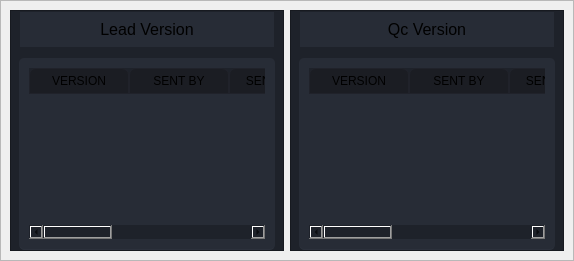
                                    <widget class="QWidget" name="versions_page">
                                     <attribute name="title">
                                      <string>VERSIONS</string>
                                     </attribute>
                                     <layout class="QGridLayout" name="gridLayout_37">
                                      <property name="leftMargin">
                                       <number>0</number>
                                      </property>
                                      <property name="topMargin">
                                       <number>0</number>
                                      </property>
                                      <property name="rightMargin">
                                       <number>0</number>
                                      </property>
                                      <property name="bottomMargin">
                                       <number>0</number>
                                      </property>
                                      <property name="spacing">
                                       <number>0</number>
                                      </property>
                                      <item row="0" column="0">
                                       <widget class="QFrame" name="frame_2">
                                        <property name="frameShape">
                                         <enum>QFrame::StyledPanel</enum>
                                        </property>
                                        <property name="frameShadow">
                                         <enum>QFrame::Raised</enum>
                                        </property>
                                        <layout class="QHBoxLayout" name="horizontalLayout_40">
                                         <item>
                                          <widget class="QFrame" name="frame_12">
                                           <property name="styleSheet">
                                            <string notr="true">background-color: rgb(30, 34, 42);</string>
                                           </property>
                                           <property name="frameShape">
                                            <enum>QFrame::StyledPanel</enum>
                                           </property>
                                           <property name="frameShadow">
                                            <enum>QFrame::Raised</enum>
                                           </property>
                                           <layout class="QGridLayout" name="gridLayout_31">
                                            <property name="leftMargin">
                                             <number>8</number>
                                            </property>
                                            <property name="topMargin">
                                             <number>0</number>
                                            </property>
                                            <property name="rightMargin">
                                             <number>8</number>
                                            </property>
                                            <property name="bottomMargin">
                                             <number>0</number>
                                            </property>
                                            <property name="horizontalSpacing">
                                             <number>0</number>
                                            </property>
                                            <property name="verticalSpacing">
                                             <number>10</number>
                                            </property>
                                            <item row="0" column="0">
                                             <widget class="QFrame" name="frame_11">
                                              <property name="styleSheet">
                                               <string notr="true">background-color: rgb(39, 44, 54);</string>
                                              </property>
                                              <property name="frameShape">
                                               <enum>QFrame::StyledPanel</enum>
                                              </property>
                                              <property name="frameShadow">
                                               <enum>QFrame::Raised</enum>
                                              </property>
                                              <layout class="QGridLayout" name="gridLayout_30">
                                               <property name="leftMargin">
                                                <number>0</number>
                                               </property>
                                               <property name="topMargin">
                                                <number>8</number>
                                               </property>
                                               <property name="rightMargin">
                                                <number>0</number>
                                               </property>
                                               <property name="bottomMargin">
                                                <number>8</number>
                                               </property>
                                               <property name="spacing">
                                                <number>0</number>
                                               </property>
                                               <item row="0" column="0">
                                                <widget class="QLabel" name="label_39">
                                                 <property name="font">
                                                  <font>
                                                   <family>Segoe UI</family>
                                                   <pointsize>12</pointsize>
                                                  </font>
                                                 </property>
                                                 <property name="text">
                                                  <string>Lead Version</string>
                                                 </property>
                                                 <property name="alignment">
                                                  <set>Qt::AlignCenter</set>
                                                 </property>
                                                </widget>
                                               </item>
                                              </layout>
                                             </widget>
                                            </item>
                                            <item row="1" column="0">
                                             <widget class="QTableWidget" name="int_tabWid">
                                              <property name="focusPolicy">
                                               <enum>Qt::NoFocus</enum>
                                              </property>
                                              <property name="styleSheet">
                                               <string notr="true">QTableWidget {	
	background-color: rgb(39, 44, 54);
	padding: 10px;
	border-radius: 5px;
	gridline-color: rgb(44, 49, 60);
	border-bottom: 1px solid rgb(44, 49, 60);
}
QTableWidget::item{
	border-top: 1px solid red;
	border-color: rgb(44, 49, 60);
	padding-left: 5px;
	padding-right: 5px;
	gridline-color: rgb(44, 49, 60);
}
QTableWidget::item:selected{
	background-color: rgb(85, 170, 255);
}
QScrollBar:horizontal {
    border: none;
    background: rgb(52, 59, 72);
    height: 14px;
    margin: 0px 21px 0 21px;
	border-radius: 0px;
}
 QScrollBar:vertical {
	border: none;
    background: rgb(52, 59, 72);
    width: 14px;
    margin: 21px 0 21px 0;
	border-radius: 0px;
 }
QHeaderView::section{
	Background-color: rgb(39, 44, 54);
	max-width: 30px;
	border: 1px solid rgb(44, 49, 60);
	border-style: none;
    border-bottom: 1px solid rgb(44, 49, 60);
    border-right: 1px solid rgb(44, 49, 60);
}
QTableWidget::horizontalHeader {	
	background-color: rgb(81, 255, 0);
}
QHeaderView::section:horizontal
{
    border: 1px solid rgb(32, 34, 42);
	background-color: rgb(27, 29, 35);
	padding: 3px;
	border-top-left-radius: 7px;
    border-top-right-radius: 7px;
}
QHeaderView::section:vertical
{
    border: 1px solid rgb(44, 49, 60);
}
</string>
                                              </property>
                                              <property name="editTriggers">
                                               <set>QAbstractItemView::NoEditTriggers</set>
                                              </property>
                                              <property name="showGrid">
                                               <bool>false</bool>
                                              </property>
                                              <attribute name="verticalHeaderVisible">
                                               <bool>false</bool>
                                              </attribute>
                                              <column>
                                               <property name="text">
                                                <string>VERSION</string>
                                               </property>
                                              </column>
                                              <column>
                                               <property name="text">
                                                <string>SENT BY</string>
                                               </property>
                                              </column>
                                              <column>
                                               <property name="text">
                                                <string>SENT DATE</string>
                                               </property>
                                              </column>
                                              <column>
                                               <property name="text">
                                                <string>STATUS</string>
                                               </property>
                                              </column>
                                              <column>
                                               <property name="text">
                                                <string>VERIFIED BY</string>
                                               </property>
                                              </column>
                                              <column>
                                               <property name="text">
                                                <string>VERIFIED DATE</string>
                                               </property>
                                              </column>
                                             </widget>
                                            </item>
                                           </layout>
                                          </widget>
                                         </item>
                                         <item>
                                          <widget class="QFrame" name="frame_38">
                                           <property name="styleSheet">
                                            <string notr="true">background-color: rgb(30, 34, 42);</string>
                                           </property>
                                           <property name="frameShape">
                                            <enum>QFrame::StyledPanel</enum>
                                           </property>
                                           <property name="frameShadow">
                                            <enum>QFrame::Raised</enum>
                                           </property>
                                           <layout class="QGridLayout" name="gridLayout_33">
                                            <property name="leftMargin">
                                             <number>8</number>
                                            </property>
                                            <property name="topMargin">
                                             <number>0</number>
                                            </property>
                                            <property name="rightMargin">
                                             <number>8</number>
                                            </property>
                                            <property name="bottomMargin">
                                             <number>0</number>
                                            </property>
                                            <property name="horizontalSpacing">
                                             <number>0</number>
                                            </property>
                                            <property name="verticalSpacing">
                                             <number>10</number>
                                            </property>
                                            <item row="0" column="0">
                                             <widget class="QFrame" name="frame_39">
                                              <property name="styleSheet">
                                               <string notr="true">background-color: rgb(39, 44, 54);</string>
                                              </property>
                                              <property name="frameShape">
                                               <enum>QFrame::StyledPanel</enum>
                                              </property>
                                              <property name="frameShadow">
                                               <enum>QFrame::Raised</enum>
                                              </property>
                                              <layout class="QGridLayout" name="gridLayout_34">
                                               <property name="leftMargin">
                                                <number>0</number>
                                               </property>
                                               <property name="topMargin">
                                                <number>8</number>
                                               </property>
                                               <property name="rightMargin">
                                                <number>0</number>
                                               </property>
                                               <property name="bottomMargin">
                                                <number>8</number>
                                               </property>
                                               <property name="spacing">
                                                <number>0</number>
                                               </property>
                                               <item row="0" column="0">
                                                <widget class="QLabel" name="label_40">
                                                 <property name="font">
                                                  <font>
                                                   <family>Segoe UI</family>
                                                   <pointsize>12</pointsize>
                                                  </font>
                                                 </property>
                                                 <property name="text">
                                                  <string>Qc Version</string>
                                                 </property>
                                                 <property name="alignment">
                                                  <set>Qt::AlignCenter</set>
                                                 </property>
                                                </widget>
                                               </item>
                                              </layout>
                                             </widget>
                                            </item>
                                            <item row="1" column="0">
                                             <widget class="QTableWidget" name="qc_tabWid">
                                              <property name="focusPolicy">
                                               <enum>Qt::NoFocus</enum>
                                              </property>
                                              <property name="styleSheet">
                                               <string notr="true">QTableWidget {	
	background-color: rgb(39, 44, 54);
	padding: 10px;
	border-radius: 5px;
	gridline-color: rgb(44, 49, 60);
	border-bottom: 1px solid rgb(44, 49, 60);
}
QTableWidget::item{
	border-top: 1px solid red;
	border-color: rgb(44, 49, 60);
	padding-left: 5px;
	padding-right: 5px;
	gridline-color: rgb(44, 49, 60);
}
QTableWidget::item:selected{
	background-color: rgb(85, 170, 255);
}
QScrollBar:horizontal {
    border: none;
    background: rgb(52, 59, 72);
    height: 14px;
    margin: 0px 21px 0 21px;
	border-radius: 0px;
}
 QScrollBar:vertical {
	border: none;
    background: rgb(52, 59, 72);
    width: 14px;
    margin: 21px 0 21px 0;
	border-radius: 0px;
 }
QHeaderView::section{
	Background-color: rgb(39, 44, 54);
	max-width: 30px;
	border: 1px solid rgb(44, 49, 60);
	border-style: none;
    border-bottom: 1px solid rgb(44, 49, 60);
    border-right: 1px solid rgb(44, 49, 60);
}
QTableWidget::horizontalHeader {	
	background-color: rgb(81, 255, 0);
}
QHeaderView::section:horizontal
{
    border: 1px solid rgb(32, 34, 42);
	background-color: rgb(27, 29, 35);
	padding: 3px;
	border-top-left-radius: 7px;
    border-top-right-radius: 7px;
}
QHeaderView::section:vertical
{
    border: 1px solid rgb(44, 49, 60);
}
</string>
                                              </property>
                                              <property name="editTriggers">
                                               <set>QAbstractItemView::NoEditTriggers</set>
                                              </property>
                                              <property name="showGrid">
                                               <bool>false</bool>
                                              </property>
                                              <attribute name="verticalHeaderVisible">
                                               <bool>false</bool>
                                              </attribute>
                                              <column>
                                               <property name="text">
                                                <string>VERSION</string>
                                               </property>
                                              </column>
                                              <column>
                                               <property name="text">
                                                <string>SENT BY</string>
                                               </property>
                                              </column>
                                              <column>
                                               <property name="text">
                                                <string>SENT DATE</string>
                                               </property>
                                              </column>
                                              <column>
                                               <property name="text">
                                                <string>STATUS</string>
                                               </property>
                                              </column>
                                              <column>
                                               <property name="text">
                                                <string>VERIFIED BY</string>
                                               </property>
                                              </column>
                                              <column>
                                               <property name="text">
                                                <string>VERIFIED DATE</string>
                                               </property>
                                              </column>
                                             </widget>
                                            </item>
                                           </layout>
                                          </widget>
                                         </item>
                                        </layout>
                                       </widget>
                                      </item>
                                     </layout>
                                    </widget>
